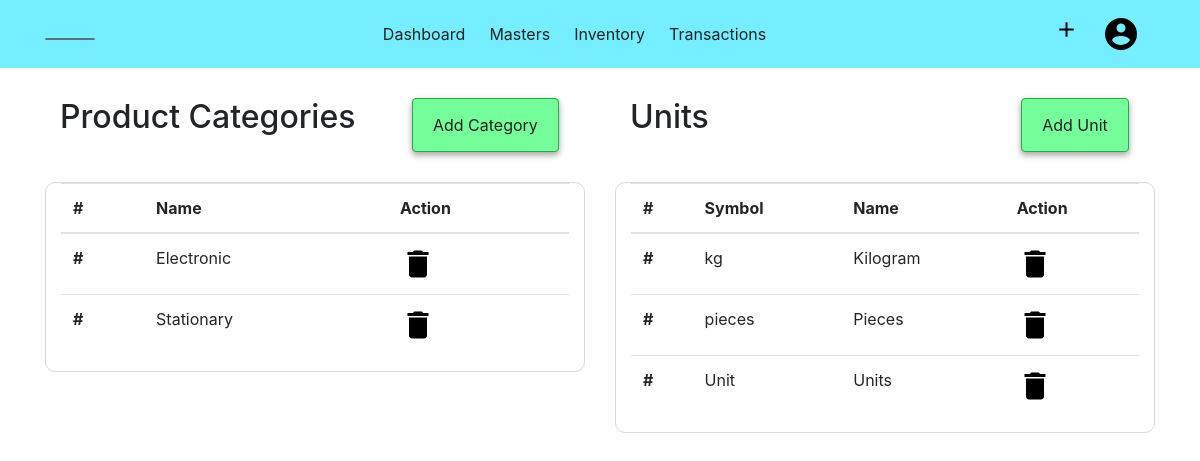
/category_unit (signed in), run on the app's committed database.
### acsystem/models.py (models this page shows)
class Productcategory(db.Model):
    id = db.Column(db.Integer, primary_key=True)
    name = db.Column(db.String(40), nullable=False)
    products = db.relationship('Product', backref='undercategory', lazy=True, cascade="all, delete-orphan")
    company_id = db.Column(db.Integer, db.ForeignKey('company.id', ondelete="CASCADE"), nullable=False)

class Unit(db.Model):
    id = db.Column(db.Integer, primary_key=True)
    symbol = db.Column(db.String(10), nullable=False)
    name = db.Column(db.String(40))
    products = db.relationship('Product', backref='underunit', lazy=True, cascade="all, delete-orphan")
    company_id = db.Column(db.Integer, db.ForeignKey('company.id', ondelete="CASCADE"), nullable=False)

### acsystem/product/routes.py (the view)
@products.route("/category_unit", methods=['GET','POST'])
@login_required
def categoryunit():
    if current_user.activecompany == 0:
        flash(f"No Company is Activated! ","warning")
        return redirect(url_for('company.companies'))
    form = ProductCategoryForm()
    form2 = UnitForm()
    if form2.validate_on_submit() and form2.submit.data:
        unit = Unit(symbol = form2.symbol.data, name = form2.name.data, company_id = current_user.activecompany)
        db.session.add(unit)
        db.session.commit()
        flash(f"Unit Added Successfully!","success")
        return redirect(url_for("products.categoryunit"))
    if form.validate_on_submit() and form.submit.data:
        category = Productcategory(name = form.category_name.data, company_id = current_user.activecompany)
        db.session.add(category)
        db.session.commit()
        flash(f"Product Category {form.name.data} Added Successfully!","success")
        return redirect(url_for('products.categoryunit'))
    pcs = Productcategory.query.filter_by(company_id = current_user.activecompany).all()
    units = Unit.query.filter_by(company_id = current_user.activecompany).all()
    return render_template('producttemplate/categoryunit.html', title="Product Categories and Units", form=form, form2=form2, pcs=pcs, units=units)

### acsystem/models.py (called while the page is built)
@login_manager.user_loader
def load_user(user_id):
    return User.query.get(int(user_id))

### acsystem/templates/producttemplate/categoryunit.html (shortened to what this page needs)
{% from "renderfield.html" import render_field, render_doublefield %}
{% extends "layout.html"%}
{% block content %}
<div class="container">
    <div class="row">
        <div class="col-sm">
            <div class="container-fluid">
                <h2 class="float-left">Product Categories</h2>
                <ul class="nav justify-content-end">
                    <li class="btn btn-success">
                        <a class="nav-link" data-toggle="modal" data-target="#createcategory">Add Category</a>
                    </li>
                </ul>
            </div>
            <div class="container-fluid" style="border:1px solid rgb(218, 218, 218); border-radius:10px;">
                <table class="table table-hover">
                    <thead>
                        <tr>
                            <th scope="col">#</th>
                            <th scope="col">Name</th>
                            <th scope="col">Action</th>
                        </tr>
                    </thead>
                    <tbody>
                        {% for pc in pcs %}
                        <tr>
                            <th scope="row">#</th>
                            <td>{{ pc.name }}</td>
                            <td class="deletecategory">
                                <img style="cursor:pointer;" data-toggle="modal" data-target="#deletecategory"
                                    src="{{ url_for('static',filename='images/delete.png') }}" alt="Delete">
                            </td>
                            {% endfor %}
                    </tbody>
                </table>
            </div>
        </div>
        <div class="col-sm">
            <div class="container-fluid">
                <h2 class="float-left">Units</h2>
                <ul class="nav justify-content-end">
                    <li class="btn btn-success">
                        <a class="nav-link" data-toggle="modal" data-target="#createunit">Add Unit</a>
                    </li>
                </ul>
            </div>
            <div class="container-fluid" style="border:1px solid rgb(218, 218, 218); border-radius:10px;">
                <table class="table table-hover">
                    <thead>
                        <tr>
                            <th scope="col">#</th>
                            <th scope="col">Symbol</th>
                            <th scope="col">Name</th>
                            <th scope="col">Action</th>
                        </tr>
                    </thead>
                    <tbody>
                        {% for unit in units %}
                        <tr>
                            <th scope="row">#</th>
                            <td>{{ unit.symbol }}</td>
                            <td>{{ unit.name }}</td>
                            <td class="deleteunit">
                                <img style="cursor:pointer;" data-toggle="modal" data-target="#deleteunit"
                                    src="{{ url_for('static',filename='images/delete.png') }}" alt="Delete">
                            </td>
                            {% endfor %}
                    </tbody>
                </table>
            </div>
        </div>
    </div>
</div>
{% endblock content %}

### acsystem/static/main.css (style rules this page uses)
a { color: rgb(34, 34, 34) !important; }

### acsystem/static/style.css (style rules this page uses)
.btn { -webkit-box-shadow: 0 3px 6px rgba(0, 0, 0, 0.16), 0 3px 6px rgba(0, 0, 0, 0.23); box-shadow: 0 3px 6px rgba(0, 0, 0, 0.16), 0 3px 6px rgba(0, 0, 0, 0.23); }
.nav-link { color: rgba(12, 12, 12, 0.76); padding: .5rem !important; }
.btn { margin: 0 .7rem; }
.btn-success { background-color: #75ff9b !important; }
.container-fluid { margin-top: 30px !important; }

### data on the page
Productcategory: name "Electronic"
Productcategory: name "Stationary"
Unit: symbol "kg", name "Kilogram"
Unit: symbol "pieces", name "Pieces"
Unit: symbol "Unit", name "Units"
